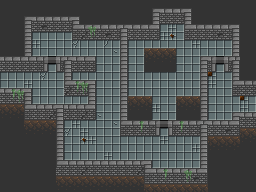

Tiled map render using the project's own tile images. Description and the map definition, with tile-layer contents summarised, below:
An orthogonal 32x24 tile map with 8x8 px tiles, 4 tile layers (ground, walls, walls_above, nav), 6 tilesets and 2 objects (right, left).

<map version="1.9" tiledversion="1.9.0" orientation="orthogonal" renderorder="right-down" width="32" height="24" tilewidth="8" tileheight="8" infinite="0" nextlayerid="12" nextobjectid="3">
 <tileset firstgid="1" source="../../tilesets/Dungeon/DungeonProps.tsx" />
 <tileset firstgid="494" source="../../tilesets/Dungeon/DungeonFloorTiles.tsx" />
 <tileset firstgid="508" source="../../tilesets/Dungeon/DungeonWallTiles.tsx" />
 <tileset firstgid="606" source="../../tilesets/Dungeon/DungeonCliffTiles.tsx" />
 <tileset firstgid="608" source="../../tilesets/Walls.tsx" />
 <tileset firstgid="864" source="../../tilesets/Dungeon/DungeonWallTilesetShadows.tsx" />
 <layer id="2" name="ground" width="32" height="24">
  <data>[768 cells, 530 non-empty, 9 distinct tile ids]</data>
 </layer>
 <layer id="4" name="walls" width="32" height="24">
  <data>[768 cells, 236 non-empty, 24 distinct tile ids]</data>
 </layer>
 <objectgroup id="11" name="connections">
  <object id="1" name="right" x="248" y="96" width="8" height="16" />
  <object id="2" name="left" x="0" y="72" width="8" height="16" />
 </objectgroup>
 <objectgroup id="10" name="player" />
 <layer id="9" name="walls_above" width="32" height="24">
  <data>[768 cells, 3 non-empty, 1 distinct tile ids]</data>
 </layer>
 <layer id="8" name="nav" width="32" height="24" opacity="0.2" tintcolor="#ff0004">
  <data>[768 cells, 512 non-empty, 1 distinct tile ids]</data>
 </layer>
</map>
